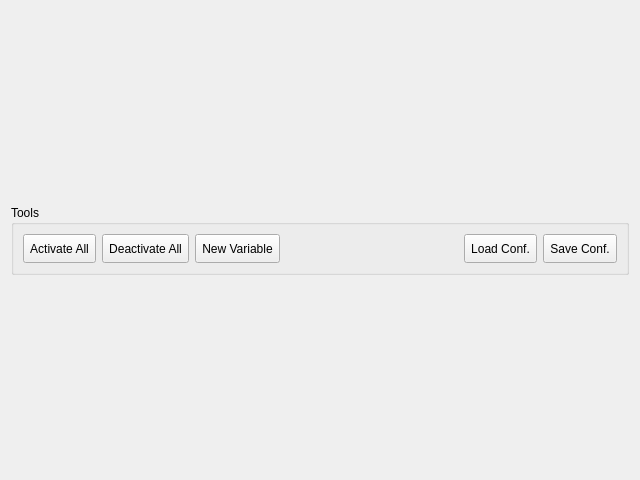
<?xml version="1.0" encoding="UTF-8"?>
<ui version="4.0">
 <class>ModuleConfigurationView</class>
 <widget class="QWidget" name="ModuleConfigurationView">
  <property name="geometry">
   <rect>
    <x>0</x>
    <y>0</y>
    <width>640</width>
    <height>480</height>
   </rect>
  </property>
  <property name="sizePolicy">
   <sizepolicy hsizetype="MinimumExpanding" vsizetype="MinimumExpanding">
    <horstretch>0</horstretch>
    <verstretch>0</verstretch>
   </sizepolicy>
  </property>
  <property name="minimumSize">
   <size>
    <width>320</width>
    <height>240</height>
   </size>
  </property>
  <property name="maximumSize">
   <size>
    <width>16777215</width>
    <height>16777215</height>
   </size>
  </property>
  <property name="windowTitle">
   <string>Form</string>
  </property>
  <layout class="QVBoxLayout" name="verticalLayout">
   <item>
    <widget class="QGroupBox" name="groupBox">
     <property name="sizePolicy">
      <sizepolicy hsizetype="MinimumExpanding" vsizetype="MinimumExpanding">
       <horstretch>0</horstretch>
       <verstretch>0</verstretch>
      </sizepolicy>
     </property>
     <property name="maximumSize">
      <size>
       <width>16777215</width>
       <height>70</height>
      </size>
     </property>
     <property name="title">
      <string>Tools</string>
     </property>
     <layout class="QHBoxLayout" name="horizontalLayout">
      <item>
       <widget class="QToolButton" name="toolButton_Activate">
        <property name="sizePolicy">
         <sizepolicy hsizetype="MinimumExpanding" vsizetype="MinimumExpanding">
          <horstretch>0</horstretch>
          <verstretch>0</verstretch>
         </sizepolicy>
        </property>
        <property name="text">
         <string>Activate All</string>
        </property>
       </widget>
      </item>
      <item>
       <widget class="QToolButton" name="toolButton_Deactivate">
        <property name="sizePolicy">
         <sizepolicy hsizetype="MinimumExpanding" vsizetype="MinimumExpanding">
          <horstretch>0</horstretch>
          <verstretch>0</verstretch>
         </sizepolicy>
        </property>
        <property name="text">
         <string>Deactivate All</string>
        </property>
       </widget>
      </item>
      <item>
       <widget class="QToolButton" name="toolButton_NewVariable">
        <property name="enabled">
         <bool>true</bool>
        </property>
        <property name="sizePolicy">
         <sizepolicy hsizetype="MinimumExpanding" vsizetype="MinimumExpanding">
          <horstretch>0</horstretch>
          <verstretch>0</verstretch>
         </sizepolicy>
        </property>
        <property name="text">
         <string>New Variable</string>
        </property>
       </widget>
      </item>
      <item>
       <spacer name="horizontalSpacer">
        <property name="orientation">
         <enum>Qt::Horizontal</enum>
        </property>
        <property name="sizeHint" stdset="0">
         <size>
          <width>731</width>
          <height>20</height>
         </size>
        </property>
       </spacer>
      </item>
      <item>
       <widget class="QToolButton" name="toolButton_LoadConf">
        <property name="enabled">
         <bool>true</bool>
        </property>
        <property name="sizePolicy">
         <sizepolicy hsizetype="MinimumExpanding" vsizetype="MinimumExpanding">
          <horstretch>0</horstretch>
          <verstretch>0</verstretch>
         </sizepolicy>
        </property>
        <property name="text">
         <string>Load Conf.</string>
        </property>
       </widget>
      </item>
      <item>
       <widget class="QToolButton" name="toolButton_SaveConf">
        <property name="enabled">
         <bool>true</bool>
        </property>
        <property name="sizePolicy">
         <sizepolicy hsizetype="MinimumExpanding" vsizetype="MinimumExpanding">
          <horstretch>0</horstretch>
          <verstretch>0</verstretch>
         </sizepolicy>
        </property>
        <property name="text">
         <string>Save Conf.</string>
        </property>
       </widget>
      </item>
     </layout>
    </widget>
   </item>
  </layout>
 </widget>
 <resources/>
 <connections/>
</ui>
